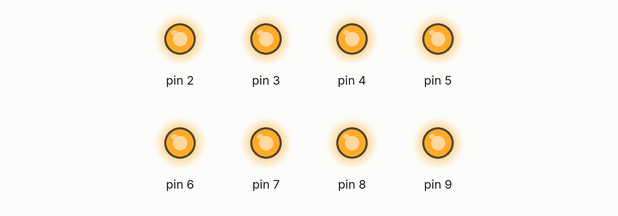
A sketch run on a simulated Arduino Uno, built with avr-gcc and run on an emulated ATmega328P. Shown: output pins drawn as LEDs (lit = HIGH).

Above: at 0.7 s.
At 3.8 s:
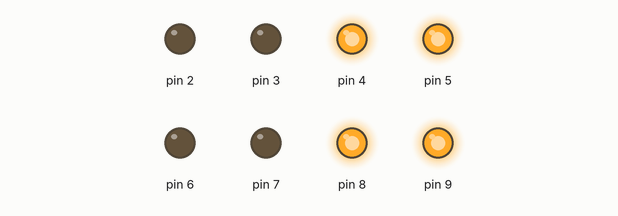
At 4.2 s:
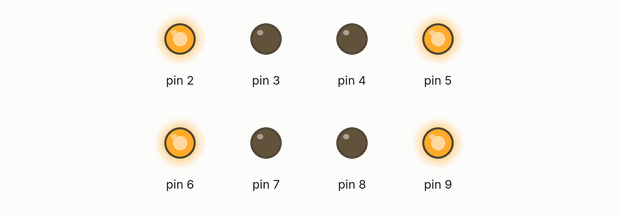
At 4.6 s:
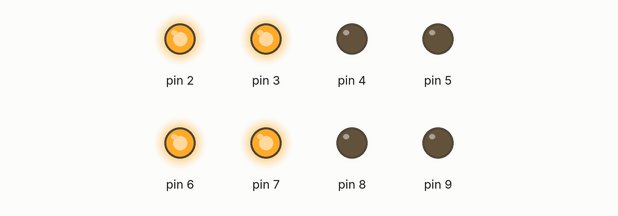
At 5.8 s:
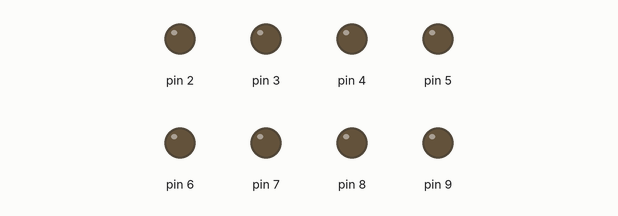
Timing chart, 0 to 7.9 s (numbered marks = the images above):
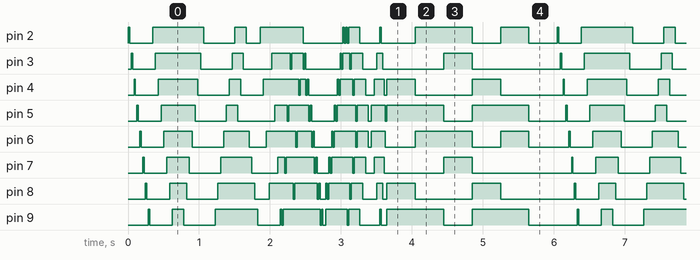

The sketch:

Light_Pattern.ino
```cpp
/*
  Author: Pipisara Chandrabhanu
  Description: This program controls multiple LEDs connected to an Arduino.
  The LEDs will light up in various patterns with adjustable timing for visual effects.
*/


void setup() {
  // Initialize pins 2 to 9 as OUTPUT
  for (int i = 2; i <= 9; i++) {
    for (int m = 2; m <= 9; m++) {
      for (int l = 2; l <= 9; l++) {
        pinMode(i, OUTPUT); // Set pin i as OUTPUT
        pinMode(l, OUTPUT); // Set pin l as OUTPUT
        pinMode(m, OUTPUT); // Set pin m as OUTPUT
      }
    }
  }
}

void loop() {
  // Loop for a variable n that increments to control timing
  for (int n = 20; n <= 40; n = n + 40) {
    // Sequentially turn on pins 2 to 9 with a delay
    for (int m = 2; m <= 9; m++) {
      digitalWrite(m, HIGH); // Turn pin m ON
      delay(n);              // Wait for n milliseconds
      digitalWrite(m, LOW);  // Turn pin m OFF
      delay(n);              // Wait for n milliseconds
    }

    // Reverse the order of turning on pins 2 to 9
    for (int m = 2; m <= 9; m++) {
      digitalWrite(m, LOW); // Ensure pin m is OFF
      delay(n);
      digitalWrite(m, HIGH); // Turn pin m ON
      delay(n);
    }

    delay(n + 100); // Pause for a brief moment

    // Turn on pins in reverse order from 9 to 2
    for (int m = 9; m >= 2; m--) {
      digitalWrite(m, HIGH); // Turn pin m ON
      delay(n);
      digitalWrite(m, LOW);  // Turn pin m OFF
      delay(n);
    }

    delay(n + 100); // Pause for a brief moment

    // Reverse the order of turning on pins from 9 to 2
    for (int m = 9; m >= 2; m--) {
      digitalWrite(m, LOW); // Ensure pin m is OFF
      delay(n);
      digitalWrite(m, HIGH); // Turn pin m ON
      delay(n);
    }

    // Turn on pins from 5 to 2
    for (int m = 5; m >= 2; m--) {
      digitalWrite(m, HIGH); // Turn pin m ON
      delay(n);
      digitalWrite(m, LOW);  // Turn pin m OFF
      delay(n);
    }

    // Turn on pins from 6 to 9
    for (int m = 6; m <= 9; m++) {
      digitalWrite(m, HIGH); // Turn pin m ON
      delay(n);
      digitalWrite(m, LOW);  // Turn pin m OFF
      delay(n);
    }

    // Alternate between LOW and HIGH for even pins from 2 to 9
    for (int m = 2; m <= 9; m = m + 2) {
      digitalWrite(m, LOW);  // Turn pin m OFF
      delay(n);
      digitalWrite(m, HIGH); // Turn pin m ON
      delay(n);
    }

    // Alternate between LOW and HIGH for odd pins from 3 to 9
    for (int m = 3; m <= 9; m = m + 2) {
      digitalWrite(m, LOW);  // Turn pin m OFF
      delay(n);
      digitalWrite(m, HIGH); // Turn pin m ON
      delay(n);
    }

    // Reverse the order for odd pins from 9 to 3
    for (int m = 9; m >= 3; m = m - 2) {
      digitalWrite(m, LOW);  // Turn pin m OFF
      delay(n);
      digitalWrite(m, HIGH); // Turn pin m ON
      delay(n);
    }

    // Reverse the order for even pins from 8 to 3
    for (int m = 8; m >= 3; m = m - 2) {
      digitalWrite(m, LOW);  // Turn pin m OFF
      delay(n);
      digitalWrite(m, HIGH); // Turn pin m ON
      delay(n);
    }

    // Turn on pairs of pins (m and m + 1)
    for (int m = 2; m <= 9; m++) {
      digitalWrite(m, HIGH);         // Turn pin m ON
      digitalWrite(m + 1, HIGH);     // Turn pin m + 1 ON
      delay(n);
      digitalWrite(m, LOW);          // Turn pin m OFF
      digitalWrite(m + 1, LOW);      // Turn pin m + 1 OFF
      delay(n);
    }

    // Turn off pairs of pins in reverse order
    for (int m = 9; m >= 2; m--) {
      digitalWrite(m, LOW);          // Turn pin m OFF
      digitalWrite(m - 1, LOW);      // Turn pin m - 1 OFF
      delay(n);
      digitalWrite(m, HIGH);         // Turn pin m ON
      digitalWrite(m - 1, HIGH);     // Turn pin m - 1 ON
      delay(n);
    }

    // Flash lights on pins 5 and 6 with a sequence
    for (int j = 4; j > 0; j = j - 1) {
      digitalWrite(5 + j, LOW);      // Turn pin 5 + j OFF
      digitalWrite(6 - j, LOW);      // Turn pin 6 - j OFF
      delay(n);
      digitalWrite(5 + j, HIGH);     // Turn pin 5 + j ON
      digitalWrite(6 - j, HIGH);     // Turn pin 6 - j ON
      delay(n);
    }

    // Repeat flashing sequence in reverse
    for (int j = 4; j > 0; j = j - 1) {
      digitalWrite(5 + j, HIGH);     // Turn pin 5 + j ON
      digitalWrite(6 - j, HIGH);     // Turn pin 6 - j ON
      delay(n);
      digitalWrite(5 + j, LOW);      // Turn pin 5 + j OFF
      digitalWrite(6 - j, LOW);      // Turn pin 6 - j OFF
      delay(n);
    }

    // Flash lights on pins 5 and 6 with a sequence
    for (int j = 1; j < 5; j = j + 1) {
      digitalWrite(5 + j, LOW);      // Turn pin 5 + j OFF
      digitalWrite(6 - j, LOW);      // Turn pin 6 - j OFF
      delay(n);
      digitalWrite(5 + j, HIGH);     // Turn pin 5 + j ON
      digitalWrite(6 - j, HIGH);     // Turn pin 6 - j ON
      delay(n);
    }

    // Ensure pins 5 and 6 are turned OFF
    for (int j = 4; j > 0; j = j - 1) {
      digitalWrite(5 + j, LOW);      // Turn pin 5 + j OFF
      digitalWrite(6 - j, LOW);      // Turn pin 6 - j OFF
      delay(n);
    }

    // Turn ON all pins 2 to 9
    digitalWrite(6, HIGH);
    digitalWrite(7, HIGH);
    digitalWrite(8, HIGH);
    digitalWrite(9, HIGH);
    digitalWrite(2, HIGH);
    digitalWrite(3, HIGH);
    digitalWrite(4, HIGH);
    digitalWrite(5, HIGH);

    // Turn OFF selected pins for a brief pause
    digitalWrite(2, LOW);
    digitalWrite(3, LOW);
    digitalWrite(6, LOW);
    digitalWrite(7, LOW);
    delay(400); // Wait for 400 milliseconds

    // Turn ON selected pins again
    digitalWrite(2, HIGH);
    digitalWrite(3, HIGH);
    digitalWrite(6, HIGH);
    digitalWrite(7, HIGH);

    // Turn OFF and ON sequence for pins 3, 4, 7, and 8
    digitalWrite(3, LOW);
    digitalWrite(4, LOW);
    digitalWrite(7, LOW);
    digitalWrite(8, LOW);
    delay(400);

    digitalWrite(3, HIGH);
    digitalWrite(4, HIGH);
    digitalWrite(8, HIGH);
    digitalWrite(7, HIGH);

    // Turn OFF and ON sequence for pins 4, 5, 8, and 9
    digitalWrite(4, LOW);
    digitalWrite(5, LOW);
    digitalWrite(8, LOW);
    digitalWrite(9, LOW);
    delay(400);

    digitalWrite(4, HIGH);
    digitalWrite(5, HIGH);
    digitalWrite(8, HIGH);
    digitalWrite(9, HIGH);

    // Repeat the pattern for selected pins
    digitalWrite(2, LOW);
    digitalWrite(3, LOW);
    digitalWrite(6, LOW);
    digitalWrite(7, LOW);
    delay(400); // Wait for 400 milliseconds

    digitalWrite(2, HIGH);
    digitalWrite(3, HIGH);
    digitalWrite(6, HIGH);
    digitalWrite(7, HIGH);

    // Turn OFF and ON sequence for pins 3, 4, 7, and 8
    digitalWrite(3, LOW);
    digitalWrite(4, LOW);
    digitalWrite(7, LOW);
    digitalWrite(8, LOW);
    delay(400);

    digitalWrite(3, HIGH);
    digitalWrite(4, HIGH);
    digitalWrite(8, HIGH);
    digitalWrite(7, HIGH);

    // Final OFF sequence for all pins
    for (int m = 2; m <= 9; m++) {
      digitalWrite(m, LOW); // Turn all pins OFF
    }

    delay(400); // Wait before restarting the loop
  }
}
```

Measured:
- by itself, pin 3–9: moves between LOW and HIGH, repeating every 6.0 s
- by itself, pin 2: repeats every 6.0 s: LOW 0.32 s, HIGH 0.72 s, LOW 0.44 s, HIGH 0.16 s, LOW 0.20 s, HIGH 0.60 s, LOW 0.56 s, 2 × (HIGH 0.02 s, LOW 0.02 s), HIGH 0.16 s, LOW 0.28 s, HIGH 0.02 s, LOW 0.48 s, HIGH 0.80 s, LOW 0.40 s, HIGH 0.40 s, LOW 0.40 s, HIGH 0.02 s
- by itself, everything shown: repeats every 6.0 s, in 58 steps
